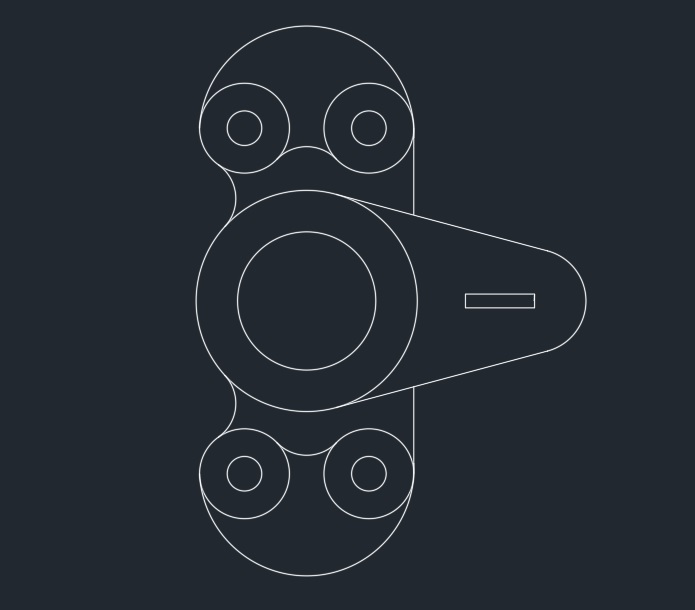
#> input picture resources/Pics_Redrawn/4.jpg, 695 x 610 px, found by its file name
$ python contour_corner.py
#> lines starting #> are read from the running program, lines starting #| are printed output that depends on the picture; after the words box and inside, x2 and y2 are one past the last pixel; in counts of white or black regions, pixels touching at a corner belong together
import cv2
import numpy as np

f = open("result_corner.txt", "w")


img = cv2.imread('resources/Pics_Redrawn/4.jpg')
#> img is the input picture: shape (610, 695, 3); mean B, G, R 50.4, 42.6, 35.6
gray = cv2.cvtColor(img, cv2.COLOR_BGR2GRAY)
ret,thresh = cv2.threshold(gray,150,255,cv2.THRESH_BINARY)
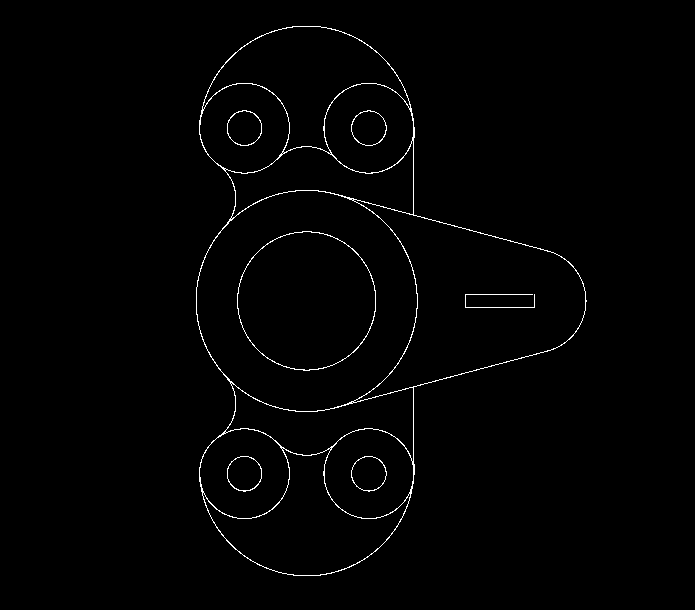
#> thresh: shape (610, 695); 1.1% white in thin lines or dots, all inside (x1, y1, x2, y2) = (196, 26, 587, 576)
contours, hierarchy = cv2.findContours(thresh,cv2.RETR_TREE,cv2.CHAIN_APPROX_NONE)
#> contours = 33 contours, 12 with area under 20; largest, box (x1, y1, x2, y2) and area: (196, 26, 587, 576) 123892, (196, 190, 418, 412) 38343, (353, 199, 586, 403) 23111, (237, 231, 376, 371) 15044, (237, 231, 376, 371) 14973

for i in contours:
    img = cv2.imread('resources/Pics_Redrawn/4.jpg')
    size = cv2.contourArea(i)
#> size = 123892.5
    rect = cv2.minAreaRect(i)
#> rect = ((306, 300.5), (451.8, 451.8), -45)
    if size <10000:
        gray = np.float32(gray)
        mask = np.zeros(gray.shape, dtype="uint8")
        cv2.fillPoly(mask, [i], (255,255,255))
        dst = cv2.cornerHarris(mask,5,3,0.04)
        ret, dst = cv2.threshold(dst,0.1*dst.max(),255,0)
        dst = np.uint8(dst)
        ret, labels, stats, centroids = cv2.connectedComponentsWithStats(dst)
        criteria = (cv2.TERM_CRITERIA_EPS + cv2.TERM_CRITERIA_MAX_ITER, 100, 0.001)
        corners = cv2.cornerSubPix(gray,np.float32(centroids),(5,5),(-1,-1),criteria)
        if len(corners) >= 4:
            if rect[2] == 0 and len(corners) == 5:
                x,y,w,h = cv2.boundingRect(i)
                if w == h or w == h +3: #Just for the sake of example
                    f.write('Square corners: ')
                    print('Square corners: ')
                    for i in range(1, len(corners)):
                        print(corners[i])
                        f.write(str(corners[i]))
                    f.write("\n")
                else:
                    print('Rectangle corners: ')
                    f.write('Rectangle corners: ')
                    for i in range(1, len(corners)):
                        print(corners[i])
                        f.write(str(corners[i]))
                    f.write("\n")
            elif len(corners) == 5 and rect[2] != 0:
                print('Rombus corners: ')
                f.write('Rombus corners: ')
                for i in range(1, len(corners)):
                    print(corners[i])
                    f.write(str(corners[i]))
                f.write("\n")
            elif len(corners) == 4:
                print('Triangle corners: ')
                f.write('Triangle corners: ')
                for i in range(1, len(corners)):
                    print(corners[i])
                    f.write(str(corners[i]))
                f.write("\n")
            elif len(corners) == 6:
                print('Pentagon corners: ')
                f.write('Pentagon corners: ')
                for i in range(1, len(corners)):
                    print(corners[i])
                    f.write(str(corners[i]))
                f.write("\n")
        else: continue
        img[dst>0.1*dst.max()]=[0,0,255]
        cv2.imshow('image', img)
        cv2.waitKey(0)
        cv2.destroyAllWindows


f.close()
